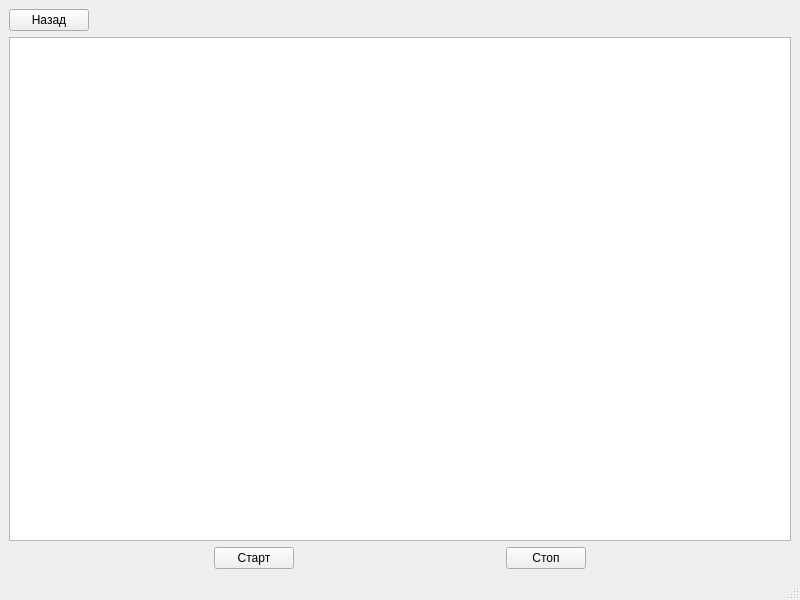
<?xml version="1.0" encoding="UTF-8"?>
<ui version="4.0">
 <class>Electricity</class>
 <widget class="QMainWindow" name="Electricity">
  <property name="geometry">
   <rect>
    <x>0</x>
    <y>0</y>
    <width>800</width>
    <height>600</height>
   </rect>
  </property>
  <property name="windowTitle">
   <string>Electricity</string>
  </property>
  <widget class="QWidget" name="centralwidget">
   <layout class="QGridLayout" name="gridLayout">
    <item row="0" column="0">
     <layout class="QVBoxLayout" name="verticalLayout">
      <item>
       <layout class="QHBoxLayout" name="horizontalLayout">
        <item>
         <widget class="QPushButton" name="back">
          <property name="text">
           <string>Назад</string>
          </property>
         </widget>
        </item>
        <item>
         <spacer name="horizontalSpacer">
          <property name="orientation">
           <enum>Qt::Horizontal</enum>
          </property>
          <property name="sizeHint" stdset="0">
           <size>
            <width>40</width>
            <height>20</height>
           </size>
          </property>
         </spacer>
        </item>
       </layout>
      </item>
      <item>
       <layout class="QHBoxLayout" name="horizontalLayout_2">
        <item>
         <widget class="PlotWidget" name="chart"/>
        </item>
       </layout>
      </item>
      <item>
       <layout class="QHBoxLayout" name="horizontalLayout_3">
        <item>
         <spacer name="horizontalSpacer_2">
          <property name="orientation">
           <enum>Qt::Horizontal</enum>
          </property>
          <property name="sizeHint" stdset="0">
           <size>
            <width>40</width>
            <height>20</height>
           </size>
          </property>
         </spacer>
        </item>
        <item>
         <widget class="QPushButton" name="start">
          <property name="text">
           <string>Старт</string>
          </property>
         </widget>
        </item>
        <item>
         <spacer name="horizontalSpacer_3">
          <property name="orientation">
           <enum>Qt::Horizontal</enum>
          </property>
          <property name="sizeHint" stdset="0">
           <size>
            <width>40</width>
            <height>20</height>
           </size>
          </property>
         </spacer>
        </item>
        <item>
         <widget class="QPushButton" name="stop">
          <property name="text">
           <string>Стоп</string>
          </property>
         </widget>
        </item>
        <item>
         <spacer name="horizontalSpacer_4">
          <property name="orientation">
           <enum>Qt::Horizontal</enum>
          </property>
          <property name="sizeHint" stdset="0">
           <size>
            <width>40</width>
            <height>20</height>
           </size>
          </property>
         </spacer>
        </item>
       </layout>
      </item>
     </layout>
    </item>
   </layout>
  </widget>
  <widget class="QMenuBar" name="menubar">
   <property name="geometry">
    <rect>
     <x>0</x>
     <y>0</y>
     <width>800</width>
     <height>21</height>
    </rect>
   </property>
  </widget>
  <widget class="QStatusBar" name="statusbar"/>
 </widget>
 <customwidgets>
  <customwidget>
   <class>PlotWidget</class>
   <extends>QGraphicsView</extends>
   <header>pyqtgraph</header>
  </customwidget>
 </customwidgets>
 <resources/>
 <connections/>
</ui>
